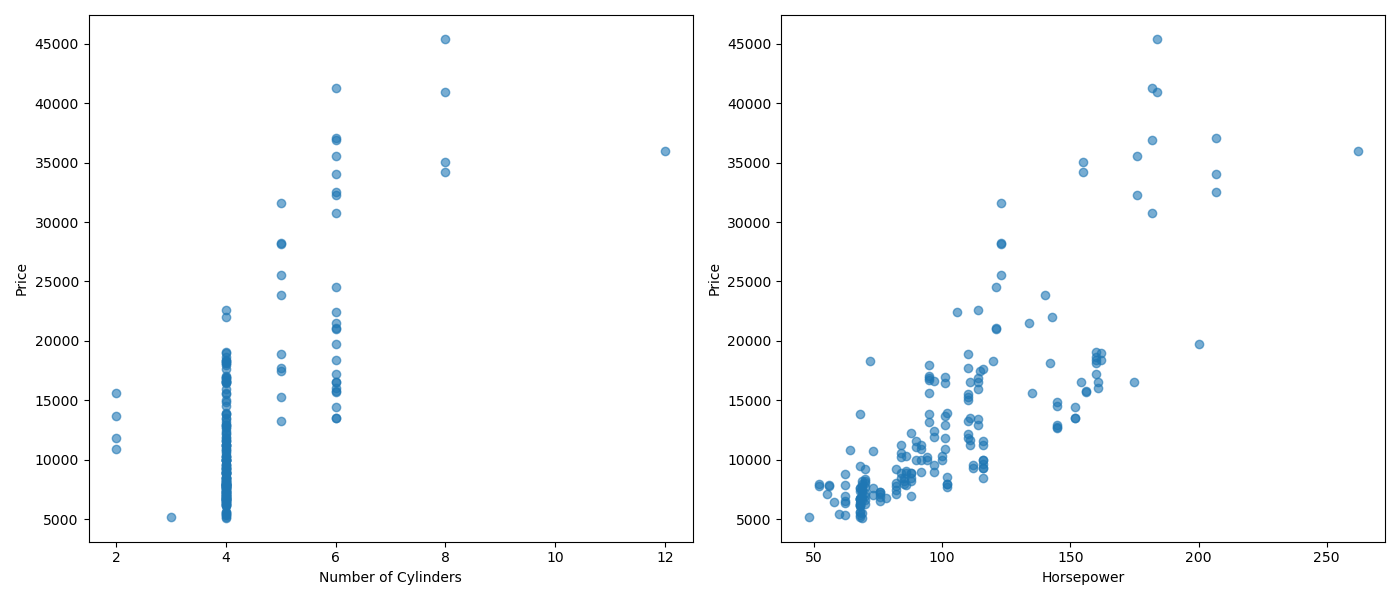

Here is the Python script that generated this plot:
import matplotlib.pyplot as plt
import pandas as pd
from sklearn.linear_model import LinearRegression

# for converting str -> int
def convert_cylinders(english_number):
    num_conversion = {
        'two' : 2,
        'three' : 3,
        'four' : 4,
        'five' : 5,
        'six' : 6,
        'eight' : 8,
        'twelve' : 12
    }
    return num_conversion[english_number]

# reading the file and choosing the columns
df = pd.read_csv('automobile.csv', usecols= ['symboling', 'fuel-type','aspiration', 'body-style', 'num-of-cylinders','horsepower','price']).dropna()
df['num-of-cylinders'] = df['num-of-cylinders'].apply(convert_cylinders)

# make and name the scatter plots
fig = plt.figure(figsize=(14,6))
ax0 = fig.add_subplot(121)
ax0.scatter(df['num-of-cylinders'], df['price'], alpha=0.6)
ax0.set_xlabel('Number of Cylinders')
ax0.set_ylabel('Price')

ax1 = fig.add_subplot(122)
ax1.scatter(df['horsepower'], df['price'], alpha=0.6)
ax1.set_xlabel('Horsepower')
ax1.set_ylabel('Price')

# this cleans up, saves, and displays the .png file
plt.tight_layout()
plt.savefig('automobile.png')
plt.show()

# this creates dummy variables for categorical data
df_encoded = pd.get_dummies(df, columns = ['fuel-type', 'body-style', 'aspiration'], drop_first = True)

# separates and X and y
X = df_encoded.drop(columns =['price'])
y = df_encoded['price']

model = LinearRegression()
model.fit(X,y)

for var, coef in zip(model.feature_names_in_, model.coef_):
    print(f'{var}: {coef:.2f}')
# your code for necessary preprocessing and model fitting

# Write the meaning of the coefficient of aspiration_turbo here.
# aspiration_turbo's value (-1939.48) is it's slope coefficient. This number says that a car with aspiration_turbo
# is generally around $1939 cheaper than one without with no other changing variables
